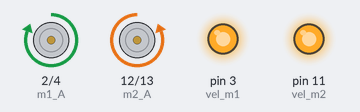
Simulated run of this sketch. Board: Arduino Uno, built with avr-gcc and run on an emulated ATmega328P. On the bench: motor-driver pin pairs drawn as motors (green arrow = first pin HIGH = forward, orange = second pin HIGH = backward, longer = more drive), output pins drawn as LEDs (lit = HIGH).

Above: at 2.5 s.
At 7.5 s:
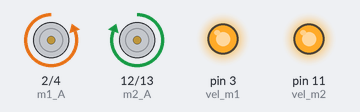
Timing chart, 0 to 11.5 s (numbered marks = the images above):
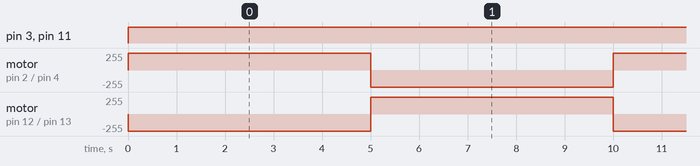

Measured:
- by itself, pin 3 (vel_m1), pin 11 (vel_m2): LOW → HIGH at 0.00 s
- by itself, motor on pin 2 (m1_A) / pin 4 (m1_B), motor on pin 12 (m2_A) / pin 13 (m2_B): alternates forward 255/255 for 5.0 s and backward 255/255 for 5.0 s

The sketch:

projeto52_motor_dc_ponteh.ino
```cpp
#define vel_m1 3
#define m1_A 2
#define m1_B 4

#define vel_m2 11
#define m2_A 12
#define m2_B 13

#define tmp 5000


int vel = 255;


void setup(){
  // Motor 1
  pinMode(vel_m1, OUTPUT);
  pinMode(m1_A, OUTPUT);
  pinMode(m1_B, OUTPUT);

  // Motor 2
  pinMode(vel_m2, OUTPUT);
  pinMode(m2_A, OUTPUT);
  pinMode(m2_B, OUTPUT);

  //Motor 1
  analogWrite(vel_m1, 0);
  digitalWrite(m1_A, LOW);
  digitalWrite(m1_B, LOW);


  // Motor 2
  analogWrite(vel_m2, 0);
  digitalWrite(m2_A, LOW);
  digitalWrite(m2_B, LOW);
}

void loop(){
  // Motor 1
  analogWrite(vel_m1, vel);
  digitalWrite(m1_A, HIGH);
  digitalWrite(m1_B, LOW);

  // Motor 2
  analogWrite(vel_m2, vel);
  digitalWrite(m2_A, LOW);
  digitalWrite(m2_B, HIGH);

  delay(tmp);

  // Motor 1
  digitalWrite(m1_A, LOW);
  digitalWrite(m1_B, HIGH);

  // Motor 2
  digitalWrite(m2_A, HIGH);
  digitalWrite(m2_B, LOW);

  delay(tmp);
}
```
